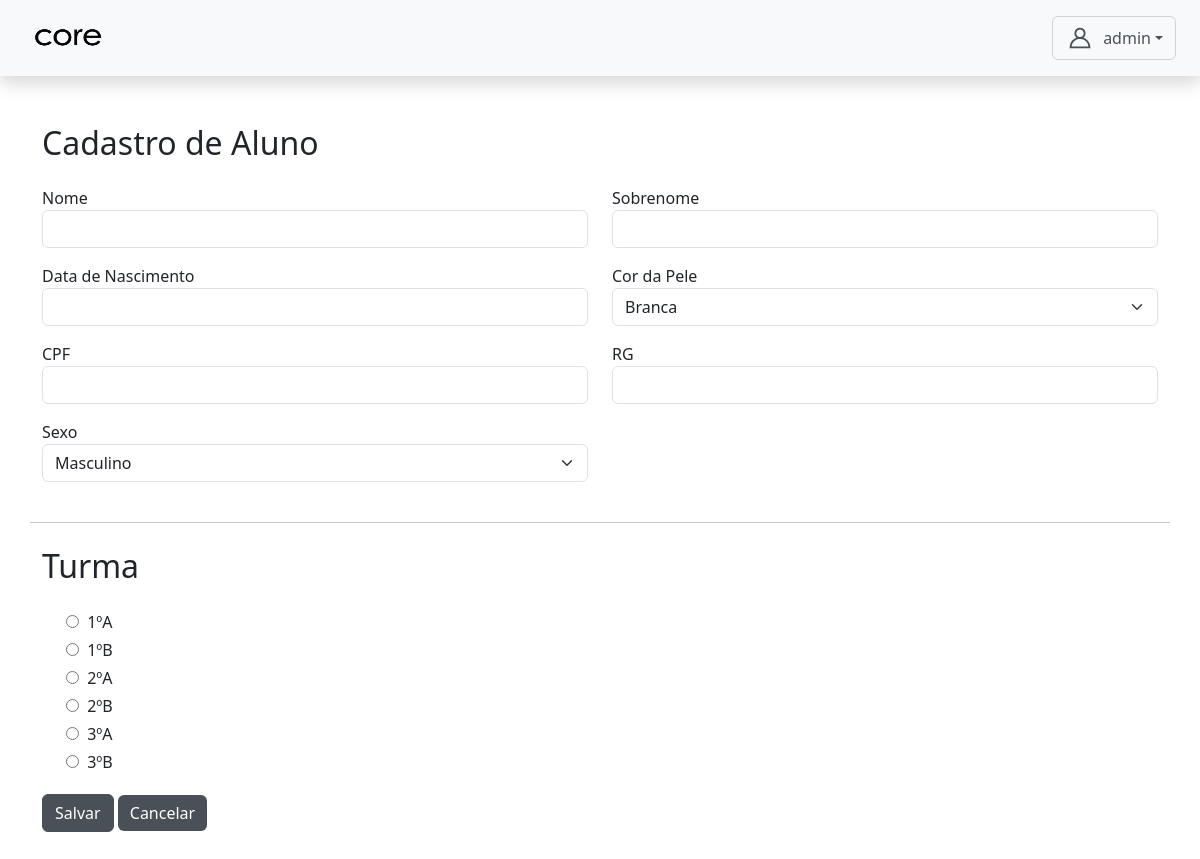
The page /aluno_turma/admin/aluno_crud/alunos/novo/ (signed in) on the database its author committed.
### core/models.py (models this page shows, shortened)
class CustomUser(AbstractUser):
    TIPO_CHOICES = (
        ('admin', 'Admin'),
        ('professor', 'Professor'),
        ('aluno', 'Aluno'),
    )
    tipo = models.CharField(max_length=10, choices=TIPO_CHOICES, default='admin')
    data_nascimento = models.DateField(null=True, blank=True)
    cpf = models.CharField(max_length=14, unique=True, null=True, blank=True)
    rg = models.CharField(max_length=12, unique=True, null=True, blank=True)
    SEXO_CHOICES = [
    ('M', 'Masculino'),
    ('F', 'Feminino'),
]
    COR_PELE_CHOICES = [
    ('branca', 'Branca'),
    ('preta', 'Preta'),
    ('parda', 'Parda'),
    ('amarela', 'Amarela'),
    ('indigena', 'Indígena'),
]
    sexo = models.CharField(max_length=1, choices=SEXO_CHOICES, null=True, blank=True)
    cor_pele = models.CharField(max_length=20, choices=COR_PELE_CHOICES, null=True, blank=True)
    senha_temporaria = models.BooleanField(default=False)

class Turma(models.Model):
    nome = models.CharField(max_length=50, unique=True)
    def __str__(self):
        return self.nome

### aluno_turma/views.py (the view)
# urls.py: path('admin/aluno_crud/alunos/novo/', views.cadastrar_aluno, name='cadastrar_aluno'),
@login_required
@role_required('admin')
def cadastrar_aluno(request):
    if request.method == 'POST':
        form = AlunoCreateForm(request.POST)
        if form.is_valid():
            aluno = form.save(commit=False)
            aluno.tipo = 'aluno'
            aluno.username = aluno.cpf
            aluno.email = f"{aluno.cpf}@discente.com"
            aluno.set_password("Senha123#")
            aluno.senha_temporaria = True
            aluno.save()
            form.save_m2m()
            turma = form.cleaned_data['turmas']
            AlunoTurma.objects.create(aluno=aluno, turma=turma)
            messages.success(request, "Aluno cadastrado com sucesso.")
            return redirect('gerenciar_alunos')
    else:
        form = AlunoCreateForm()
    return render(request, 'admin/aluno_crud/cadastrar_aluno.html', {'form': form})

### autenticacao/forms.py (shortened to what this page needs)
class AlunoCreateForm(forms.ModelForm):
    cor_pele_choices = [
        ('branca', 'Branca'),
        ('preta', 'Preta'),
        ('parda', 'Parda'),
        ('amarela', 'Amarela'),
        ('indigena', 'Indígena'),
    ]
    sexo_choices = [
        ('M', 'Masculino'),
        ('F', 'Feminino'),
    ]
    cor_pele = forms.ChoiceField(choices=cor_pele_choices, label='Cor da Pele')
    sexo = forms.ChoiceField(choices=sexo_choices, label='Sexo')
    turmas = forms.ModelChoiceField(
        queryset=Turma.objects.all(),
        widget=forms.RadioSelect,
        label='Turma'
    )
    def __init__(self, *args, **kwargs):
        super().__init__(*args, **kwargs)
        if self.instance and self.instance.data_nascimento:
            self.initial['data_nascimento'] = self.instance.data_nascimento.strftime('%d/%m/%Y')
    class Meta:
        model = CustomUser
        fields = [
            'first_name', 'last_name',
            'data_nascimento', 'cor_pele',
            'cpf', 'rg', 'sexo',
        ]

### templates/admin/aluno_crud/cadastrar_aluno.html (shortened to what this page needs)
{% extends 'base.html' %}
{% load static %}
{% load widget_tweaks %}
    {% block content %}
      <h2 class="mb-4">Cadastro de Aluno</h2>
      <form method="post">
        <div class="row">
          <div class="col-md-6 mb-3">
            <label>Nome</label>
            {{ form.first_name|add_class:"form-control" }}
          </div>
          <div class="col-md-6 mb-3">
            <label>Sobrenome</label>
            {{ form.last_name|add_class:"form-control" }}
          </div>
          <div class="col-md-6 mb-3">
            <label>Data de Nascimento</label>
            {{ form.data_nascimento|add_class:"form-control"|attr:"id:id_data_nascimento" }}
          </div>
          <div class="col-md-6 mb-3">
            <label>Cor da Pele</label>
            {{ form.cor_pele|add_class:"form-select" }}
          </div>
          <div class="col-md-6 mb-3">
            <label>CPF</label>
            {{ form.cpf|add_class:"form-control" }}
          </div>
          <div class="col-md-6 mb-3">
            <label>RG</label>
            {{ form.rg|add_class:"form-control" }}
          </div>
          <div class="col-md-6 mb-3">
            <label>Sexo</label>
            {{ form.sexo|add_class:"form-select" }}
          </div>
          <hr class="my-4" />
          <div class="col-md-12 mb-3">
            <label><strong><h2 class="mb-4">Turma</h2></strong></label>
            {% for radio in form.turmas %}
              <div class="form-check mb-1">
                {{ radio.tag }}
                <label class="form-check-label ms-1">{{ radio.choice_label }}</label>
              </div>
            {% endfor %}
          </div>
        </div>
        <button type="submit" class="btn btn-primary">Salvar</button>
        <a href="{% url 'admin_dashboard' %}" class="btn btn-secondary"
          >Cancelar</a
        >
      </form>
    {% endblock content %}

### templates/base.html (shortened to what this page needs)
{% load static %}
<!DOCTYPE html>
<html lang="pt-br">
<head>
  <link rel="stylesheet" href="{% static 'css/bootstrap.min.css' %}" />
  <link rel="stylesheet" href="{% static 'css/style.css' %}" />
</head>
<body>
  <nav class="navbar navbar-light bg-light justify-content-between px-4 py-3 shadow">
    <span class="navbar-brand mb-0 h1">
      <img src="{%static 'assets/icon/core3.png'%}" width='100%' height='30px' class="me-2">
    </span>
    <div class="d-flex align-items-center">
      <div class="dropdown">
        <button class="btn btn-outline-secondary dropdown-toggle d-flex align-items-center" type="button" data-bs-toggle="dropdown">
        <span>{{ request.user.first_name }}</span>
      </button>
    </div>
  </div>
</nav>
  <main class="container py-5">
    {% block content %}
    {% endblock content %}
  </main>
</body>
</html>

### static/css/style.css (style rules this page uses)
:root { --bs-secondary: #495057; --bs-link-color: #495057; --bs-link-hover-color: #495057; --bs-code-color: #495057; --bs-primary-rgb: 180, 195, 205; --bs-dark-rgb: 73, 80, 87; --bs-danger-rgb: 188, 208, 199; --bs-info-rgb: 220, 53, 69; --bs-warning-rgb: 220, 53, 69; --bs-secondary-rgb: 73, 80, 87; --bs-black-rgb: 33, 37, 41; --bs-body-bg-rgb: 255, 106, 0; }
.btn-outline-secondary { --bs-btn-color: #495057; --bs-btn-border-color: #ced4da; --bs-btn-hover-color: #fff; --bs-btn-hover-bg: #495057; --bs-btn-hover-border-color: #495057; --bs-btn-focus-shadow-rgb: 206, 212, 218; --bs-btn-active-color: #fff; --bs-btn-active-bg: #495057; --bs-btn-active-border-color: #495057; --bs-btn-active-shadow: inset 0 3px 5px rgba(0, 0, 0, 0.125); --bs-btn-disabled-color: #495057; --bs-btn-disabled-bg: transparent; --bs-btn-disabled-border-color: #495057; --bs-gradient: none; }
.btn-secondary { --bs-btn-color: #fff; --bs-btn-bg: #495057; --bs-btn-border-color: #ff6495057a00; --bs-btn-hover-color: #fff; --bs-btn-hover-bg: #495057; --bs-btn-hover-border-color: #495057; --bs-btn-focus-shadow-rgb: 206, 212, 218; --bs-btn-active-color: #fff; --bs-btn-active-bg: #495057; --bs-btn-active-border-color: #495057; --bs-btn-active-shadow: inset 0 3px 5px rgba(0, 0, 0, 0.125); --bs-btn-disabled-color: #fff; --bs-btn-disabled-bg: #495057; --bs-btn-disabled-border-color: #495057; }
.btn-primary { --bs-btn-color: #fff; --bs-btn-bg: #495057; --bs-btn-border-color: #495057; --bs-btn-hover-color: #fff; --bs-btn-hover-bg: #495057; --bs-btn-hover-border-color: #495057; --bs-btn-focus-shadow-rgb: 206, 212, 218; --bs-btn-active-color: #fff; --bs-btn-active-bg: #495057; --bs-btn-active-border-color: #495057; --bs-btn-active-shadow: inset 0 3px 5px rgba(0, 0, 0, 0.125); --bs-btn-disabled-color: #fff; --bs-btn-disabled-bg: #495057; --bs-btn-disabled-border-color: #495057; }

### rows shown on the page
CustomUser: user.first_name "admin"
Turma: choice_label "1ºA"
Turma: choice_label "1ºB"
Turma: choice_label "2ºA"
Turma: choice_label "2ºB"
Turma: choice_label "3ºA"
Turma: choice_label "3ºB"
